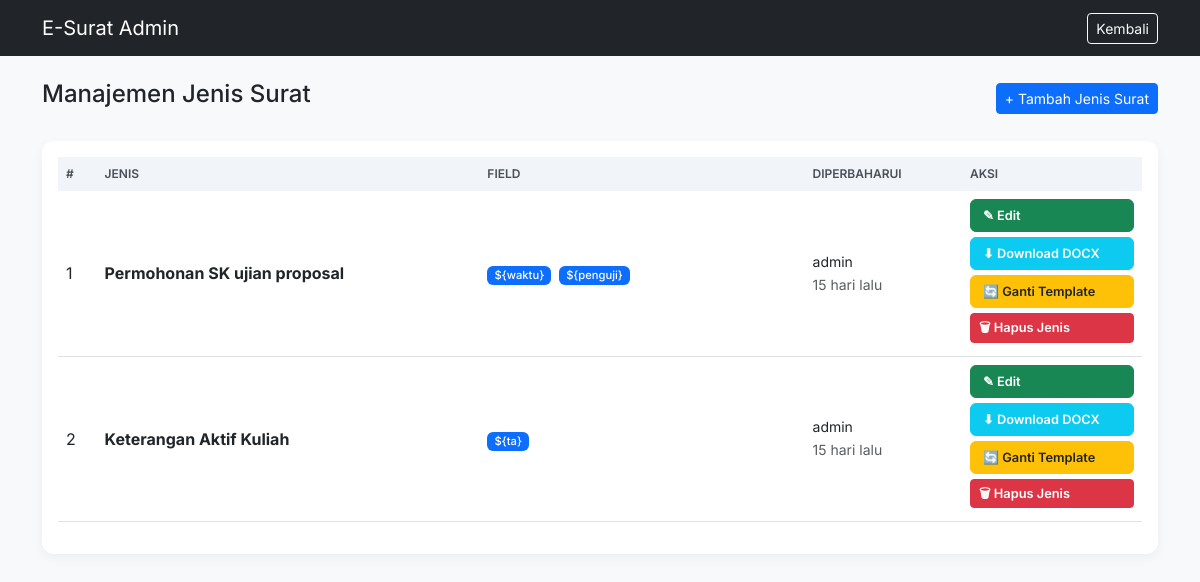
/admin_master_surat.php (signed in), run on the app's committed database.
### tables this page shows
CREATE TABLE IF NOT EXISTS master_surat_jenis (
    id INT AUTO_INCREMENT PRIMARY KEY,
    nama_surat VARCHAR(255) NOT NULL,
    format_nomor VARCHAR(255) NOT NULL,
    file_template VARCHAR(255) NOT NULL,
    variabel_tambahan TEXT,
    updated_by VARCHAR(100),
    updated_at TIMESTAMP DEFAULT CURRENT_TIMESTAMP ON UPDATE CURRENT_TIMESTAMP
);

### admin_master_surat.php (the view, shortened to what this page needs)
<?php
include 'koneksi.php';
function time_ago($timestamp) {
    $time_ago = strtotime($timestamp);
    $current_time = time();
    $time_difference = $current_time - $time_ago;
    $seconds = $time_difference;
    $minutes = round($seconds / 60);
    $hours   = round($seconds / 3600);
    $days    = round($seconds / 86400);
    $months  = round($seconds / 2629440);
    $years   = round($seconds / 31553280);
    if($seconds <= 60) return "baru saja";
    else if($minutes <= 60) return "$minutes menit lalu";
    else if($hours <= 24) return "$hours jam lalu";
    else if($days <= 30) return "$days hari lalu";
    else if($months <= 12) return "$months bulan lalu";
    else return "$years tahun lalu";
}
$query = mysqli_query($koneksi, "SELECT * FROM master_surat_jenis ORDER BY id ASC");
?>
<!DOCTYPE html>
<html lang="id">
<head>
    <link href="https://cdn.jsdelivr.net/npm/bootstrap@5.3.0/dist/css/bootstrap.min.css" rel="stylesheet">
</head>
<body>
<nav class="navbar navbar-dark bg-dark mb-4">
    <div class="container">
        <span class="navbar-brand">E-Surat Admin</span>
        <a href="dashboard_admin.php" class="btn btn-outline-light btn-sm">Kembali</a>
    </div>
</nav>
<div class="container pb-5">
    <div class="d-flex justify-content-between align-items-center mb-4">
        <h4>Manajemen Jenis Surat</h4>
        <button class="btn btn-primary btn-sm" data-bs-toggle="modal" data-bs-target="#tambahModal">+ Tambah Jenis Surat</button>
    </div>
    <div class="card p-3">
        <div class="table-responsive">
            <table class="table table-hover align-middle">
                <thead>
                    <tr>
                        <th>#</th>
                        <th>Jenis</th>
                        <th style="width: 30%;">Field</th>
                        <th>Diperbaharui</th>
                        <th style="width: 180px;">Aksi</th>
                    </tr>
                </thead>
                <tbody>
                    <?php $no=1; while($row = mysqli_fetch_assoc($query)): ?>
                    <tr>
                        <td><?= $no++; ?></td>
                        <td>
                            <div class="fw-bold"><?= htmlspecialchars($row['nama_surat']) ?></div>
                        </td>
                        <td>
                            <?php if(!empty($row['variabel_tambahan'])): ?>
                                <?php foreach(explode(',', $row['variabel_tambahan']) as $vt): ?>
                                    <span class="badge bg-primary badge-variable"><?= trim($vt) ?></span>
                                <?php endforeach; ?>
                            <?php else: ?>
                                <small class="text-muted">Ganti template untuk deteksi variabel</small>
                            <?php endif; ?>
                        </td>
                        <td>
                            <small class="d-block text-dark"><?= htmlspecialchars($row['updated_by']) ?></small>
                            <small class="text-muted"><?= time_ago($row['updated_at']) ?></small>
                        </td>
                        <td class="btn-stack">
                            <a href="edit_master_surat.php?id=<?= $row['id'] ?>" class="btn btn-success">✎ Edit</a>
                            <a href="templates/<?= $row['file_template'] ?>" class="btn btn-info text-white" download>⬇ Download DOCX</a>
                            <button class="btn btn-warning text-dark"
                                    onclick="openUploadModal(<?= $row['id'] ?>, '<?= htmlspecialchars($row['nama_surat']) ?>')">
                                🔄 Ganti Template
                            </button>
                            <form action="proses_master_surat.php" method="POST" onsubmit="return confirm('Yakin ingin menghapus jenis surat ini?');" style="display:inline;">
                                <button type="submit" class="btn btn-danger btn-sm mt-1" style="width: 100%; text-align: left;">🗑 Hapus Jenis</button>
                            </form>
                        </td>
                    </tr>
                    <?php endwhile; ?>
                </tbody>
            </table>
        </div>
    </div>
</div>
</body>
</html>

### admin_master_surat.php (style rules this page uses)
body { font-family: 'Inter', sans-serif; background-color: #f8f9fa; }
.card { border: none; border-radius: 12px; box-shadow: 0 4px 12px rgba(0,0,0,0.05); }
.table thead th { background-color: #f1f4f8; color: #495057; font-weight: 600; text-transform: uppercase; font-size: 0.75rem; border: none; }
.badge-variable { font-size: 0.7rem; font-weight: 500; margin-right: 3px; }
.btn-stack .btn { display: block; width: 100%; margin-bottom: 5px; font-size: 0.8rem; font-weight: 600; text-align: left; }

### data on the page
master_surat_jenis: nama_surat "Permohonan SK ujian proposal", variabel_tambahan "${waktu}", variabel_tambahan "${penguji}", updated_by "admin", updated_at "15 hari lalu"
master_surat_jenis: nama_surat "Keterangan Aktif Kuliah", variabel_tambahan "${ta}", updated_by "admin", updated_at "15 hari lalu"
